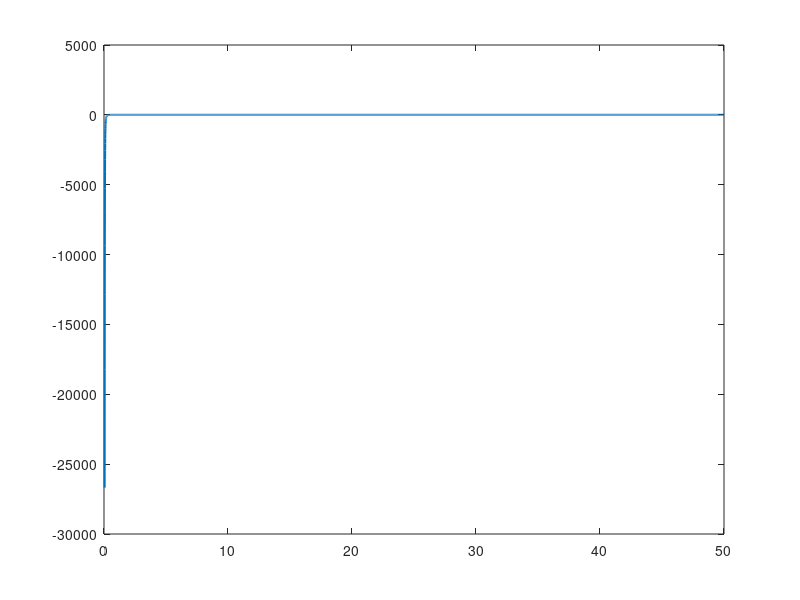

Write the MATLAB code that produced this figure. (Note: this script raises an error after producing the figure.)
% Brendan M Unikewicz, PhD Student
% Andre M Pincot, MSc Student
% Tal Cohen, Asc. Professor
% MIT, Dept. Mechanical Engineering
% MIT, Dept. Civil & Environmental Engineering
% Date of Creation: 03/26/2024
% Code Purpose: checking boundary effects for neo-Hookean material models

%% Code Start
clear; close all; clc; 

%% Define Colors
fontSize = 14; 
colors = {[0 0.4470 0.7410], [0.8500 0.3250 0.0980], ...
    [0.9290 0.6940 0.1250], [0.4940 0.1840 0.5560], ...
    [0.4660 0.6740 0.1880], [0.3010 0.7450 0.9330], [0.6350 0.0780 0.1840]};

%% Start Boundary Effects
% Define stretch range
lambda = linspace(0.05, 50, 10000);

% Define B/A ratios
BA_ratios = [5.0, 10.0, 15.0, 20.0, 1e6]; % Including infinity
BA_ratios_legend = {'5'; '10'; '15'; '20'; '$\infty$'};

% Calculate P/E for each B/A ratio
P_E = zeros(length(BA_ratios), length(lambda));
for i = 1:length(BA_ratios)
    if isinf(BA_ratios(i))
        % For B/A -> infinity, P/E is always 0
        P_E(i, :) = zeros(1, length(lambda));
    else
        % Calculate lambda_b using the provided equation
        A_over_B = 1/BA_ratios(i); % Since B/A is provided, we invert it
        lambda_b = (1 + (lambda.^3 - 1).*(A_over_B^3)).^(1/3);
        % Calculate P/E using the values of lambda_b and lambda
        P_E(i, :) = (1/6) .* (lambda_b.^-4 + 4.*lambda_b.^-1 - lambda.^-4 - 4.*lambda.^-1);
    end
    plot(lambda, P_E(i, :),'Color',colors{i},'LineWidth',1.5);
    ax = gca; ax.TickLabelInterpreter = 'latex'; ax.XAxis.TickLabelInterpreter = 'latex'; ax.YAxis.TickLabelInterpreter = 'latex'; 
    hold on; % This will keep the current plot so the next one doesn't overwrite it
end
asymptote = repmat((5/6),1,length(lambda));
plot(lambda,asymptote,'--k','LineWidth',1.5);

txt_AL = 'Asymptotic Limit: 5/6';
text(4.75,0.916,txt_AL,'HorizontalAlignment','right','Interpreter','latex','FontSize',13);

xlabel('Stretch ($\lambda$)','Interpreter','latex','FontSize',14); xlim([1 5]);
ylabel('p/E','Interpreter','latex','FontSize',14); ylim([0 1]);
legend(['B/A = ' BA_ratios_legend{1}],['B/A = ' BA_ratios_legend{2}],['B/A = ' BA_ratios_legend{3}],['B/A = ' BA_ratios_legend{4}],['B/A $\rightarrow$ ' BA_ratios_legend{5}],'Interpreter','latex','Location','southeast','Fontsize',13);
hold off;
